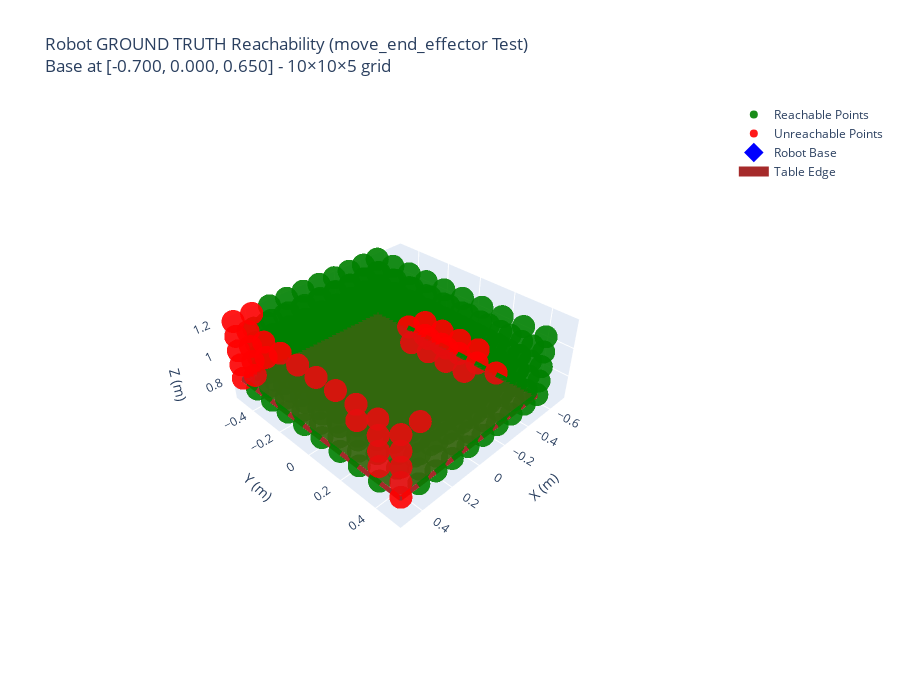

Notebook cell for this chart:
### Markdown cell above
# Workspace

### Code cell
import plotly.graph_objects as go

def visualize_workspace_3d_interactive(robot, x_range, y_range, z_heights, table_size, table_z, grid_resolution=6):
    """
    Create an interactive 3D visualization of robot workspace showing TRUE reachability.
    Uses the robot's actual move_end_effector method to physically test each point.
    This is the GROUND TRUTH method for reachability testing.
    """
    
    # Calculate ranges
    x_range_size = x_range[1] - x_range[0]  # 1.0m
    y_range_size = y_range[1] - y_range[0]  # 1.0m  
    z_min, z_max = min(z_heights), max(z_heights)
    z_range_size = z_max - z_min
    
    # Create grids with uniform density (points per meter)
    x_points = np.linspace(x_range[0], x_range[1], grid_resolution)
    y_points = np.linspace(y_range[0], y_range[1], grid_resolution)
    
    # Z-axis gets proportionally fewer points based on its smaller range
    z_resolution = max(2, int(grid_resolution * 1.5 * z_range_size / x_range_size))  # At least 2 points
    z_points = np.linspace(z_min, z_max, z_resolution)
    
    all_reachable_points = []
    all_unreachable_points = []
    
    # Fixed head-down orientation for grasping
    head_down_orientation = [-np.pi, 0, 0]
    
    print(f"X: {len(x_points)} points from {x_range[0]:.3f} to {x_range[1]:.3f}m (range: {x_range_size:.3f}m)")
    print(f"Y: {len(y_points)} points from {y_range[0]:.3f} to {y_range[1]:.3f}m (range: {y_range_size:.3f}m)") 
    print(f"Z: {len(z_points)} points from {z_min:.3f} to {z_max:.3f}m (range: {z_range_size:.3f}m)")
    print(f"Total points to test: {len(x_points) * len(y_points) * len(z_points)}")
    print(f"Point density: ~{grid_resolution/x_range_size:.1f} points/meter")
    print(f"Using orientation: [{head_down_orientation[0]:.3f}, 0, 0]")
    
    # Store initial state to reset after each test
    initial_ee_pos, initial_ee_orn = robot.get_ee_pose()
    
    print(f"Robot initial position: [{initial_ee_pos[0]:.3f}, {initial_ee_pos[1]:.3f}, {initial_ee_pos[2]:.3f}]")
    robot_base_pos, _ = p.getBasePositionAndOrientation(robot.robot_id)
    print(f"Robot base position: [{robot_base_pos[0]:.3f}, {robot_base_pos[1]:.3f}, {robot_base_pos[2]:.3f}]")
    
    # Create list of all points to test for tqdm
    all_test_points = []
    for z_height in z_points:
        for x in x_points:
            for y in y_points:
                all_test_points.append([x, y, z_height])
    
    # Test all points with proper progress bar
    for target_pos in tqdm(all_test_points, desc="Testing reachability"):
        try:
            # Reset robot to initial state before each test
            robot.reset_joints()
            
            # Move to initial position first (to ensure consistent starting point)
            robot.move_end_effector(initial_ee_pos, p.getEulerFromQuaternion(initial_ee_orn))
            
            # Try to move robot to target position using move_end_effector method
            robot.move_end_effector(target_pos, head_down_orientation)
            
            # Check if robot actually reached the target position and orientation
            actual_ee_pos, actual_ee_orn = robot.get_ee_pose()
            actual_ee_euler = p.getEulerFromQuaternion(actual_ee_orn)
            
            # Calculate position error
            pos_error = np.linalg.norm(np.array(actual_ee_pos) - np.array(target_pos))
            
            # Calculate orientation error (handle both pi and -pi representations)
            orn_error = min(
                np.linalg.norm(np.array(actual_ee_euler) - np.array(head_down_orientation)),
                np.linalg.norm(np.array(actual_ee_euler) - np.array([np.pi, 0, 0]))
            )
            
            # Check if both position and orientation are acceptable
            if pos_error < 0.05 and orn_error < 0.2:  # More lenient tolerances
                all_reachable_points.append(target_pos)
                # print(f"✓ REACHABLE: [{target_pos[0]:.3f}, {target_pos[1]:.3f}, {target_pos[2]:.3f}] (pos_err: {pos_error:.3f}m, orn_err: {orn_error:.3f}rad)")
            else:
                all_unreachable_points.append(target_pos)
                # print(f"✗ UNREACHABLE: [{target_pos[0]:.3f}, {target_pos[1]:.3f}, {target_pos[2]:.3f}] (pos_err: {pos_error:.3f}m, orn_err: {orn_error:.3f}rad)")
                
        except Exception as e:
            # Movement failed - point is unreachable
            all_unreachable_points.append(target_pos)
            print(f"✗ FAILED: [{target_pos[0]:.3f}, {target_pos[1]:.3f}, {target_pos[2]:.3f}] - Exception: {str(e)[:50]}...")
            
            # Reset robot after failure
            try:
                robot.reset_joints()
            except:
                pass
    
    # Reset robot to initial state
    robot.reset_joints()
    
    # Convert to numpy arrays
    all_reachable_points = np.array(all_reachable_points) if all_reachable_points else np.empty((0, 3))
    all_unreachable_points = np.array(all_unreachable_points) if all_unreachable_points else np.empty((0, 3))
    
    # Create interactive 3D plot
    fig = go.Figure()
    
    # Add reachable points (green)
    if len(all_reachable_points) > 0:
        fig.add_trace(go.Scatter3d(
            x=all_reachable_points[:, 0],
            y=all_reachable_points[:, 1],
            z=all_reachable_points[:, 2],
            mode='markers',
            marker=dict(size=8, color='green', opacity=0.9),
            name='Reachable Points',
            hovertemplate='<b>REACHABLE</b><br>X: %{x:.3f}m<br>Y: %{y:.3f}m<br>Z: %{z:.3f}m<extra></extra>'
        ))
    
    # Add unreachable points (red, same size)
    if len(all_unreachable_points) > 0:
        fig.add_trace(go.Scatter3d(
            x=all_unreachable_points[:, 0],
            y=all_unreachable_points[:, 1],
            z=all_unreachable_points[:, 2],
            mode='markers',
            marker=dict(size=8, color='red', opacity=0.9),
            name='Unreachable Points',
            hovertemplate='<b>UNREACHABLE</b><br>X: %{x:.3f}m<br>Y: %{y:.3f}m<br>Z: %{z:.3f}m<extra></extra>'
        ))
    
    # Add robot base position
    robot_base_pos, _ = p.getBasePositionAndOrientation(robot.robot_id)
    fig.add_trace(go.Scatter3d(
        x=[robot_base_pos[0]],
        y=[robot_base_pos[1]], 
        z=[robot_base_pos[2]],
        mode='markers',
        marker=dict(size=15, color='blue', symbol='diamond'),
        name='Robot Base',
        hovertemplate=f'<b>Robot Base</b><br>X: {robot_base_pos[0]:.3f}m<br>Y: {robot_base_pos[1]:.3f}m<br>Z: {robot_base_pos[2]:.3f}m<extra></extra>'
    ))
    
    # Add table surface
    table_width, table_height = table_size
    table_x = [-table_width/2, table_width/2, table_width/2, -table_width/2, -table_width/2]
    table_y = [-table_height/2, -table_height/2, table_height/2, table_height/2, -table_height/2]
    table_z_line = [table_z] * 5
    
    fig.add_trace(go.Scatter3d(
        x=table_x, y=table_y, z=table_z_line,
        mode='lines',
        line=dict(color='brown', width=10),
        name='Table Edge'
    ))
    
    # Add table surface mesh
    fig.add_trace(go.Mesh3d(
        x=[-table_width/2, table_width/2, table_width/2, -table_width/2],
        y=[-table_height/2, -table_height/2, table_height/2, table_height/2],
        z=[table_z, table_z, table_z, table_z],
        i=[0, 0], j=[1, 2], k=[2, 3],
        color='brown', opacity=0.3, name='Table Surface'
    ))
    
    # Update layout with uniform aspect ratio
    fig.update_layout(
        title=f'Robot GROUND TRUTH Reachability (move_end_effector Test)<br>Base at [{robot_base_pos[0]:.3f}, {robot_base_pos[1]:.3f}, {robot_base_pos[2]:.3f}] - {len(x_points)}×{len(y_points)}×{len(z_points)} grid',
        scene=dict(
            xaxis_title='X (m)', 
            yaxis_title='Y (m)', 
            zaxis_title='Z (m)',
            camera=dict(eye=dict(x=1.5, y=1.5, z=1.5)),
            aspectmode='manual',  # Manual aspect ratio control
            aspectratio=dict(x=1, y=1, z=z_range_size/x_range_size)  # Scale Z relative to X
        ),
        width=900, height=700
    )
    
    fig.show()
    
    # Print detailed statistics
    total_points = len(all_reachable_points) + len(all_unreachable_points)
    if total_points > 0:
        reachability = len(all_reachable_points) / total_points * 100
        print(f"\nGROUND TRUTH Reachability Results (move_end_effector Test):")
        print(f"Total sampled points: {total_points}")
        print(f"Reachable points: {len(all_reachable_points)}")
        print(f"Unreachable points: {len(all_unreachable_points)}")
        print(f"Overall reachability: {reachability:.1f}%")
        
        if len(all_reachable_points) > 0:
            # Distance analysis
            robot_base_pos_2d = [-0.6, 0]
            distances = np.linalg.norm(all_reachable_points[:, :2] - robot_base_pos_2d, axis=1)
            print(f"Maximum reach: {np.max(distances):.3f}m")
            print(f"Mean reach: {np.mean(distances):.3f}m")
            print(f"Minimum reach: {np.min(distances):.3f}m")
    
    return all_reachable_points, all_unreachable_points

sim = PyBulletSim(p.DIRECT)
table = load_table_urdf(OBJS_DIR, (100, 100))
z = get_object_extents(table)[2]

# Test table area (points above the table)
x_range, y_range = [-0.5, 0.5], [-0.5, 0.5]

# Create robot in stationary mode with CORRECT initialization
robot = RobotController("franka_panda/panda.urdf", rtb.models.Panda(), 
                       scale=1.5, initial_base_pos=[-0.7, 0, z-0.2], mode='stationary')

# Test 20cm above table surface (as requested)
z_heights = [z+0.01, z+0.41]
table_size = (1.0, 1.0)

# Grid resolution - Z will automatically get fewer points due to smaller range
print("Testing GROUND TRUTH reachability using move_end_effector method...")
reachable_points, unreachable_points = visualize_workspace_3d_interactive(
    robot, x_range, y_range, z_heights, table_size, z, grid_resolution=10
)

sim.close()

### Figure 1 — Plotly figure (JSON) as saved in the notebook; plotly's stock layout.template omitted (floating-point values rounded to 4 significant figures; data arrays with more than 128 entries replaced by an {"elided": "..."} marker saying what was removed)
{"data": [{"hovertemplate": "<b>REACHABLE</b><br>X: %{x:.3f}m<br>Y: %{y:.3f}m<br>Z: %{z:.3f}m<extra></extra>", "marker": {"color": "green", "opacity": 0.9, "size": 8}, "mode": "markers", "name": "Reachable Points", "type": "scatter3d", "x": {"elided": "456 float values"}, "y": {"elided": "456 float values"}, "z": {"elided": "456 float values"}}, {"hovertemplate": "<b>UNREACHABLE</b><br>X: %{x:.3f}m<br>Y: %{y:.3f}m<br>Z: %{z:.3f}m<extra></extra>", "marker": {"color": "red", "opacity": 0.9, "size": 8}, "mode": "markers", "name": "Unreachable Points", "type": "scatter3d", "x": [-0.5, -0.5, -0.5, -0.5, -0.5, -0.5, -0.3889, -0.3889, -0.3889, -0.3889, 0.5, 0.5, -0.5, -0.5, -0.5, -0.5, -0.3889, -0.3889, 0.5, 0.5, 0.5, 0.5, 0.5, 0.5, 0.5, 0.5, 0.5, 0.5, 0.5, 0.5, 0.5, 0.5, 0.3889, 0.3889, 0.5, 0.5, 0.5, 0.5, 0.5, 0.5, 0.5, 0.5, 0.5, 0.5], "y": [-0.2778, -0.1667, -0.05556, 0.05556, 0.1667, 0.2778, -0.1667, -0.05556, 0.05556, 0.1667, -0.5, 0.5, -0.1667, -0.05556, 0.05556, 0.1667, -0.05556, 0.05556, -0.5, -0.3889, 0.3889, 0.5, -0.5, -0.3889, 0.3889, 0.5, -0.5, -0.3889, -0.2778, 0.2778, 0.3889, 0.5, -0.5, 0.5, -0.5, -0.3889, -0.2778, -0.1667, -0.05556, 0.05556, 0.1667, 0.2778, 0.3889, 0.5], "z": [0.785, 0.785, 0.785, 0.785, 0.785, 0.785, 0.785, 0.785, 0.785, 0.785, 0.785, 0.785, 0.885, 0.885, 0.885, 0.885, 0.885, 0.885, 0.885, 0.885, 0.885, 0.885, 0.985, 0.985, 0.985, 0.985, 1.085, 1.085, 1.085, 1.085, 1.085, 1.085, 1.185, 1.185, 1.185, 1.185, 1.185, 1.185, 1.185, 1.185, 1.185, 1.185, 1.185, 1.185]}, {"hovertemplate": "<b>Robot Base</b><br>X: -0.700m<br>Y: 0.000m<br>Z: 0.650m<extra></extra>", "marker": {"color": "blue", "size": 15, "symbol": "diamond"}, "mode": "markers", "name": "Robot Base", "type": "scatter3d", "x": [-0.7], "y": [0], "z": [0.65]}, {"line": {"color": "brown", "width": 10}, "mode": "lines", "name": "Table Edge", "type": "scatter3d", "x": [-0.5, 0.5, 0.5, -0.5, -0.5], "y": [-0.5, -0.5, 0.5, 0.5, -0.5], "z": [0.775, 0.775, 0.775, 0.775, 0.775]}, {"color": "brown", "i": [0, 0], "j": [1, 2], "k": [2, 3], "name": "Table Surface", "opacity": 0.3, "type": "mesh3d", "x": [-0.5, 0.5, 0.5, -0.5], "y": [-0.5, -0.5, 0.5, 0.5], "z": [0.775, 0.775, 0.775, 0.775]}], "layout": {"height": 700, "scene": {"aspectmode": "manual", "aspectratio": {"x": 1, "y": 1, "z": 0.4}, "camera": {"eye": {"x": 1.5, "y": 1.5, "z": 1.5}}, "xaxis": {"title": {"text": "X (m)"}}, "yaxis": {"title": {"text": "Y (m)"}}, "zaxis": {"title": {"text": "Z (m)"}}}, "title": {"text": "Robot GROUND TRUTH Reachability (move_end_effector Test)<br>Base at [-0.700, 0.000, 0.650] - 10×10×5 grid"}, "width": 900}}
